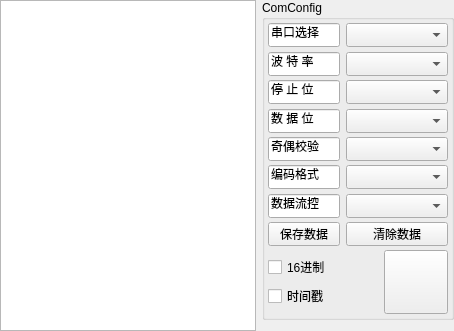
         <widget class="QWidget" name="widget" native="true">
          <layout class="QGridLayout" name="gridLayout_4">
           <property name="leftMargin">
            <number>0</number>
           </property>
           <property name="topMargin">
            <number>0</number>
           </property>
           <property name="rightMargin">
            <number>0</number>
           </property>
           <property name="bottomMargin">
            <number>0</number>
           </property>
           <property name="spacing">
            <number>6</number>
           </property>
           <item row="0" column="0" rowspan="2">
            <widget class="QWidget" name="widget1" native="true">
             <layout class="QGridLayout" name="gridLayout_7">
              <property name="leftMargin">
               <number>0</number>
              </property>
              <property name="topMargin">
               <number>0</number>
              </property>
              <property name="rightMargin">
               <number>0</number>
              </property>
              <property name="bottomMargin">
               <number>0</number>
              </property>
              <property name="spacing">
               <number>0</number>
              </property>
              <item row="0" column="0">
               <widget class="vPlainTextEdit" name="plainTextRx">
                <property name="maximumSize">
                 <size>
                  <width>16777215</width>
                  <height>16777215</height>
                 </size>
                </property>
                <property name="plainText">
                 <string/>
                </property>
               </widget>
              </item>
             </layout>
            </widget>
           </item>
           <item row="1" column="1">
            <spacer name="verticalSpacer">
             <property name="orientation">
              <enum>Qt::Vertical</enum>
             </property>
             <property name="sizeHint" stdset="0">
              <size>
               <width>128</width>
               <height>11</height>
              </size>
             </property>
            </spacer>
           </item>
           <item row="0" column="1">
            <widget class="QGroupBox" name="groupBox2">
             <property name="minimumSize">
              <size>
               <width>192</width>
               <height>320</height>
              </size>
             </property>
             <property name="maximumSize">
              <size>
               <width>192</width>
               <height>320</height>
              </size>
             </property>
             <property name="toolTip">
              <string/>
             </property>
             <property name="title">
              <string>ComConfig</string>
             </property>
             <layout class="QGridLayout" name="gridLayout_30">
              <property name="leftMargin">
               <number>3</number>
              </property>
              <property name="topMargin">
               <number>3</number>
              </property>
              <property name="rightMargin">
               <number>3</number>
              </property>
              <property name="bottomMargin">
               <number>3</number>
              </property>
              <item row="0" column="0">
               <layout class="QGridLayout" name="gridLayout_5">
                <item row="0" column="0">
                 <widget class="QLineEdit" name="lineEditCom1">
                  <property name="minimumSize">
                   <size>
                    <width>72</width>
                    <height>24</height>
                   </size>
                  </property>
                  <property name="maximumSize">
                   <size>
                    <width>72</width>
                    <height>16777215</height>
                   </size>
                  </property>
                  <property name="text">
                   <string>串口选择</string>
                  </property>
                  <property name="readOnly">
                   <bool>true</bool>
                  </property>
                 </widget>
                </item>
                <item row="0" column="1">
                 <widget class="vCombox" name="comboBoxCom1">
                  <property name="minimumSize">
                   <size>
                    <width>0</width>
                    <height>24</height>
                   </size>
                  </property>
                  <property name="maximumSize">
                   <size>
                    <width>16777215</width>
                    <height>24</height>
                   </size>
                  </property>
                 </widget>
                </item>
                <item row="1" column="0">
                 <widget class="QLineEdit" name="lineEditCom2">
                  <property name="minimumSize">
                   <size>
                    <width>72</width>
                    <height>24</height>
                   </size>
                  </property>
                  <property name="maximumSize">
                   <size>
                    <width>72</width>
                    <height>16777215</height>
                   </size>
                  </property>
                  <property name="text">
                   <string>波 特 率</string>
                  </property>
                  <property name="readOnly">
                   <bool>true</bool>
                  </property>
                 </widget>
                </item>
                <item row="1" column="1">
                 <widget class="vCombox" name="comboBoxCom2">
                  <property name="minimumSize">
                   <size>
                    <width>0</width>
                    <height>24</height>
                   </size>
                  </property>
                  <property name="maximumSize">
                   <size>
                    <width>16777215</width>
                    <height>24</height>
                   </size>
                  </property>
                 </widget>
                </item>
                <item row="2" column="0">
                 <widget class="QLineEdit" name="lineEditCom3">
                  <property name="minimumSize">
                   <size>
                    <width>72</width>
                    <height>24</height>
                   </size>
                  </property>
                  <property name="maximumSize">
                   <size>
                    <width>72</width>
                    <height>16777215</height>
                   </size>
                  </property>
                  <property name="text">
                   <string>停 止 位</string>
                  </property>
                  <property name="readOnly">
                   <bool>true</bool>
                  </property>
                 </widget>
                </item>
                <item row="2" column="1">
                 <widget class="vCombox" name="comboBoxCom3">
                  <property name="minimumSize">
                   <size>
                    <width>0</width>
                    <height>24</height>
                   </size>
                  </property>
                  <property name="maximumSize">
                   <size>
                    <width>16777215</width>
                    <height>24</height>
                   </size>
                  </property>
                 </widget>
                </item>
                <item row="3" column="0">
                 <widget class="QLineEdit" name="lineEditCom4">
                  <property name="minimumSize">
                   <size>
                    <width>72</width>
                    <height>24</height>
                   </size>
                  </property>
                  <property name="maximumSize">
                   <size>
                    <width>72</width>
                    <height>16777215</height>
                   </size>
                  </property>
                  <property name="text">
                   <string>数 据 位</string>
                  </property>
                  <property name="readOnly">
                   <bool>true</bool>
                  </property>
                 </widget>
                </item>
                <item row="3" column="1">
                 <widget class="vCombox" name="comboBoxCom4">
                  <property name="minimumSize">
                   <size>
                    <width>0</width>
                    <height>24</height>
                   </size>
                  </property>
                  <property name="maximumSize">
                   <size>
                    <width>16777215</width>
                    <height>24</height>
                   </size>
                  </property>
                 </widget>
                </item>
                <item row="4" column="0">
                 <widget class="QLineEdit" name="lineEditCom5">
                  <property name="minimumSize">
                   <size>
                    <width>72</width>
                    <height>24</height>
                   </size>
                  </property>
                  <property name="maximumSize">
                   <size>
                    <width>72</width>
                    <height>16777215</height>
                   </size>
                  </property>
                  <property name="text">
                   <string>奇偶校验</string>
                  </property>
                  <property name="readOnly">
                   <bool>true</bool>
                  </property>
                 </widget>
                </item>
                <item row="4" column="1">
                 <widget class="vCombox" name="comboBoxCom5">
                  <property name="minimumSize">
                   <size>
                    <width>0</width>
                    <height>24</height>
                   </size>
                  </property>
                  <property name="maximumSize">
                   <size>
                    <width>16777215</width>
                    <height>24</height>
                   </size>
                  </property>
                 </widget>
                </item>
                <item row="5" column="0">
                 <widget class="QLineEdit" name="lineEditCom6">
                  <property name="minimumSize">
                   <size>
                    <width>72</width>
                    <height>24</height>
                   </size>
                  </property>
                  <property name="maximumSize">
                   <size>
                    <width>72</width>
                    <height>16777215</height>
                   </size>
                  </property>
                  <property name="text">
                   <string>编码格式</string>
                  </property>
                  <property name="readOnly">
                   <bool>true</bool>
                  </property>
                 </widget>
                </item>
                <item row="5" column="1">
                 <widget class="vCombox" name="comboBoxCom6">
                  <property name="minimumSize">
                   <size>
                    <width>0</width>
                    <height>24</height>
                   </size>
                  </property>
                  <property name="maximumSize">
                   <size>
                    <width>16777215</width>
                    <height>24</height>
                   </size>
                  </property>
                 </widget>
                </item>
                <item row="6" column="0">
                 <widget class="QLineEdit" name="lineEditCom7">
                  <property name="minimumSize">
                   <size>
                    <width>72</width>
                    <height>24</height>
                   </size>
                  </property>
                  <property name="maximumSize">
                   <size>
                    <width>72</width>
                    <height>16777215</height>
                   </size>
                  </property>
                  <property name="text">
                   <string>数据流控</string>
                  </property>
                  <property name="readOnly">
                   <bool>true</bool>
                  </property>
                 </widget>
                </item>
                <item row="6" column="1">
                 <widget class="vCombox" name="comboBoxCom7">
                  <property name="minimumSize">
                   <size>
                    <width>0</width>
                    <height>24</height>
                   </size>
                  </property>
                  <property name="maximumSize">
                   <size>
                    <width>16777215</width>
                    <height>24</height>
                   </size>
                  </property>
                 </widget>
                </item>
                <item row="7" column="0">
                 <widget class="QPushButton" name="pushButtonRx1">
                  <property name="minimumSize">
                   <size>
                    <width>72</width>
                    <height>24</height>
                   </size>
                  </property>
                  <property name="maximumSize">
                   <size>
                    <width>72</width>
                    <height>24</height>
                   </size>
                  </property>
                  <property name="text">
                   <string>保存数据</string>
                  </property>
                 </widget>
                </item>
                <item row="7" column="1">
                 <widget class="QPushButton" name="pushButtonRx2">
                  <property name="minimumSize">
                   <size>
                    <width>0</width>
                    <height>24</height>
                   </size>
                  </property>
                  <property name="maximumSize">
                   <size>
                    <width>16777215</width>
                    <height>24</height>
                   </size>
                  </property>
                  <property name="text">
                   <string>清除数据</string>
                  </property>
                 </widget>
                </item>
               </layout>
              </item>
              <item row="1" column="0">
               <layout class="QGridLayout" name="gridLayout_29">
                <property name="spacing">
                 <number>0</number>
                </property>
                <item row="0" column="0">
                 <layout class="QGridLayout" name="gridLayoutCom2">
                  <item row="0" column="0">
                   <widget class="QCheckBox" name="checkBoxRx1">
                    <property name="minimumSize">
                     <size>
                      <width>72</width>
                      <height>24</height>
                     </size>
                    </property>
                    <property name="maximumSize">
                     <size>
                      <width>72</width>
                      <height>24</height>
                     </size>
                    </property>
                    <property name="text">
                     <string>16进制</string>
                    </property>
                   </widget>
                  </item>
                  <item row="1" column="0">
                   <widget class="QCheckBox" name="checkBoxRx2">
                    <property name="minimumSize">
                     <size>
                      <width>72</width>
                      <height>24</height>
                     </size>
                    </property>
                    <property name="maximumSize">
                     <size>
                      <width>72</width>
                      <height>24</height>
                     </size>
                    </property>
                    <property name="text">
                     <string>时间戳</string>
                    </property>
                   </widget>
                  </item>
                 </layout>
                </item>
                <item row="0" column="1">
                 <layout class="QGridLayout" name="gridLayout_6">
                  <item row="0" column="0">
                   <spacer name="horizontalSpacer">
                    <property name="orientation">
                     <enum>Qt::Horizontal</enum>
                    </property>
                    <property name="sizeHint" stdset="0">
                     <size>
                      <width>30</width>
                      <height>20</height>
                     </size>
                    </property>
                   </spacer>
                  </item>
                  <item row="0" column="1">
                   <widget class="QPushButton" name="pushButtonOpen">
                    <property name="minimumSize">
                     <size>
                      <width>64</width>
                      <height>64</height>
                     </size>
                    </property>
                    <property name="maximumSize">
                     <size>
                      <width>64</width>
                      <height>64</height>
                     </size>
                    </property>
                    <property name="text">
                     <string/>
                    </property>
                    <property name="checkable">
                     <bool>true</bool>
                    </property>
                   </widget>
                  </item>
                 </layout>
                </item>
               </layout>
              </item>
             </layout>
            </widget>
           </item>
          </layout>
         </widget>
